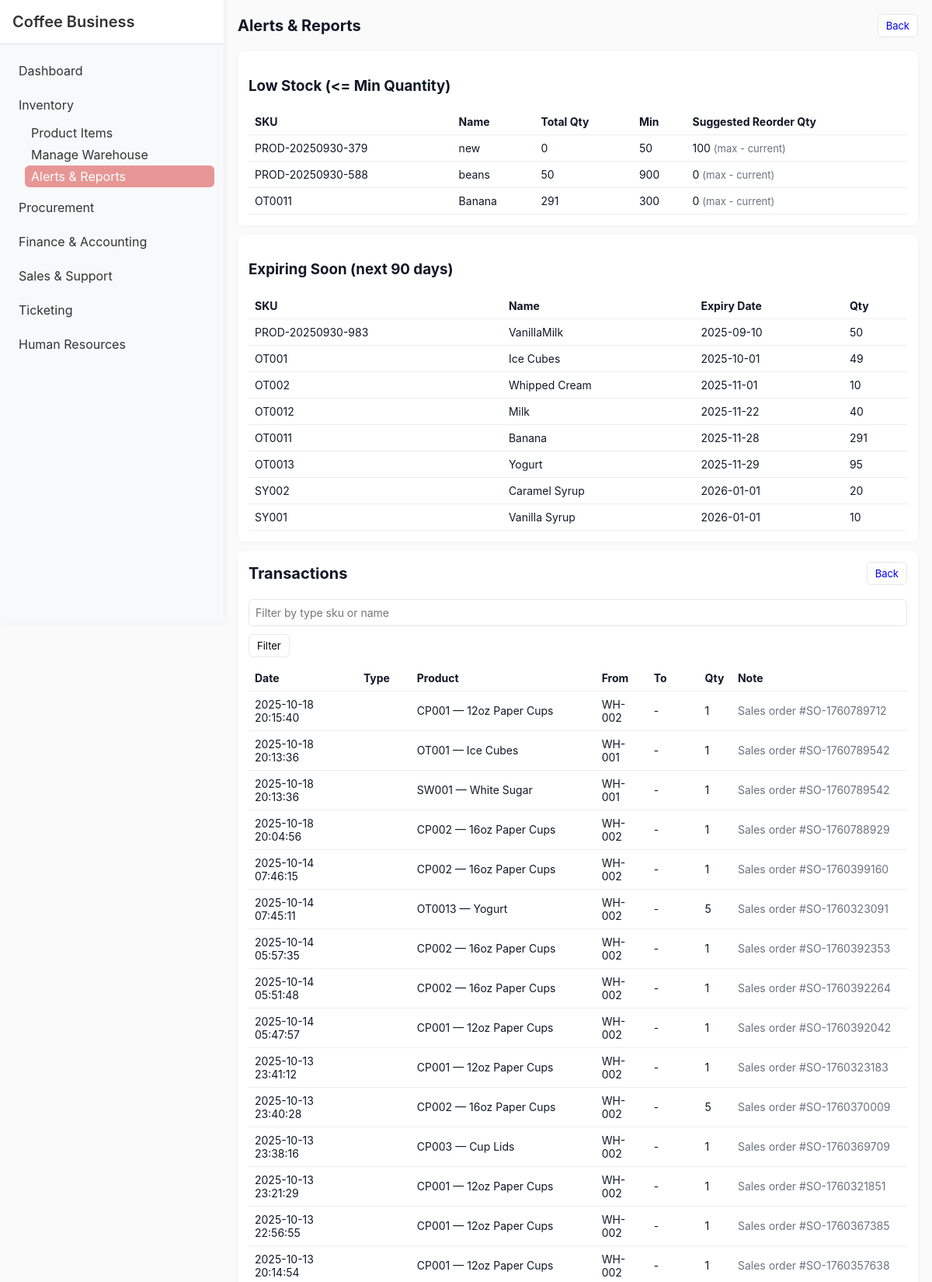
The app's page /Module1/alerts.php (upper part) with its own data.
### tables this page shows
CREATE TABLE `products` (
  `id` int(11) NOT NULL,
  `sku` varchar(50) NOT NULL,
  `name` varchar(255) NOT NULL,
  `description` text DEFAULT NULL,
  `category` varchar(100) DEFAULT NULL,
  `unit` varchar(30) DEFAULT 'pcs',
  `expiration_date` date DEFAULT NULL,
  `min_qty` int(11) DEFAULT 0,
  `max_qty` int(11) DEFAULT 0,
  `created_at` timestamp NOT NULL DEFAULT current_timestamp(),
  `updated_at` timestamp NULL DEFAULT NULL ON UPDATE current_timestamp(),
  `warehouse_id` int(11) DEFAULT NULL,
  `total_quantity` int(11) DEFAULT 0,
  `unit_price` decimal(10,2) DEFAULT NULL
);

CREATE TABLE `stock_transactions` (
  `id` int(11) NOT NULL,
  `product_id` int(11) NOT NULL,
  `location_from` int(11) DEFAULT NULL,
  `location_to` int(11) DEFAULT NULL,
  `qty` int(11) NOT NULL,
  `type` enum('stock-in','stock-out','transfer') NOT NULL,
  `reference` varchar(50) DEFAULT NULL,
  `note` text DEFAULT NULL,
  `trans_date` datetime DEFAULT current_timestamp(),
  `user_name` varchar(100) DEFAULT 'system',
  `expiration_date` date DEFAULT NULL,
  `reference_id` int(11) DEFAULT NULL,
  `reference_type` enum('po','gr','transfer','adjustment') DEFAULT NULL
);

CREATE TABLE `locations` (
  `id` int(11) NOT NULL,
  `code` varchar(50) NOT NULL,
  `name` varchar(255) NOT NULL,
  `description` text DEFAULT NULL,
  `created_at` timestamp NOT NULL DEFAULT current_timestamp()
);

### Module1/alerts.php (the view, shortened to what this page needs)
<?php
require '../db.php';
$sql = "SELECT p.id, p.sku, p.name, p.min_qty, p.max_qty, IFNULL(SUM(pl.quantity),0) AS total_qty
        FROM products p
        LEFT JOIN product_locations pl ON pl.product_id = p.id
        GROUP BY p.id
        HAVING total_qty <= p.min_qty
        ORDER BY total_qty ASC";
$low = $pdo->query($sql)->fetchAll(PDO::FETCH_ASSOC);
$stmt = $pdo->prepare("SELECT p.id,p.sku,p.name,p.expiration_date,IFNULL(SUM(pl.quantity),0) AS total_qty
    FROM products p
    LEFT JOIN product_locations pl ON pl.product_id = p.id
    WHERE p.expiration_date IS NOT NULL AND p.expiration_date <= DATE_ADD(CURDATE(), INTERVAL 90 DAY)
    GROUP BY p.id
    ORDER BY p.expiration_date ASC");
$stmt->execute();
$expiring = $stmt->fetchAll(PDO::FETCH_ASSOC);
$filter = $_GET['filter'] ?? '';
$sql = "SELECT t.*, p.sku, p.name AS product_name,
    lf.code AS from_code, lt.code AS to_code
    FROM stock_transactions t
    JOIN products p ON p.id = t.product_id
    LEFT JOIN locations lf ON lf.id = t.location_from
    LEFT JOIN locations lt ON lt.id = t.location_to
    WHERE 1 ";
$params = [];
$sql .= " ORDER BY t.trans_date DESC LIMIT 200";
$stmt = $pdo->prepare($sql);
$stmt->execute($params);
$logs = $stmt->fetchAll(PDO::FETCH_ASSOC);
?>
<!doctype html>
<html>
    <head>
        <link rel="stylesheet" href="styles.css">
    </head>
<body>
  <?php include '../shared/sidebar.php'; ?>
  <div class="container" style="margin-left: 18rem;">
    <div class="header">
        <h1>Alerts & Reports</h1>
        <a class="btn" href="<?php echo BASE_URL; ?>Module1/index.php">Back</a>
    </div>
    <div class="card">
        <h3>Low Stock (<= Min Quantity)</h3>
        <?php if (count($low) === 0): ?>
            <div class="small">No low stock items.</div>
        <?php else: ?>
            <table class="table">
                <thead>
                    <tr>
                        <th>SKU</th>
                        <th>Name</th>
                        <th>Total Qty</th>
                        <th>Min</th>
                        <th>Suggested Reorder Qty</th>
                    </tr>
                </thead>
                <tbody>
                    <?php foreach($low as $l):
                        $suggest = max( ($l['max_qty'] - $l['total_qty']), 0);
                    ?>
                        <tr>
                            <td><?php echo htmlspecialchars($l['sku'])?></td>
                            <td><?php echo htmlspecialchars($l['name'])?></td>
                            <td><?php echo (int)$l['total_qty']?></td>
                            <td><?php echo (int)$l['min_qty']?></td>
                            <td><?php echo (int)$suggest?> <span class="small"> (max - current)</span></td>
                        </tr>
                    <?php endforeach; ?>
                </tbody>
            </table>
        <?php endif; ?>
    </div>
    <div class="card">
        <h3>Expiring Soon (next 90 days)</h3>
        <?php if (count($expiring) === 0): ?>
            <div class="small">No items expiring soon.</div>
        <?php else: ?>
            <table class="table">
                <thead>
                    <tr>
                        <th>SKU</th>
                        <th>Name</th>
                        <th>Expiry Date</th>
                        <th>Qty</th>
                    </tr>
                </thead>
                <tbody>
                    <?php foreach($expiring as $e): ?>
                        <tr>
                            <td><?php echo htmlspecialchars($e['sku'])?></td>
                            <td><?php echo htmlspecialchars($e['name'])?></td>
                            <td><?php echo htmlspecialchars($e['expiration_date'])?></td>
                            <td><?php echo (int)$e['total_qty']?></td>
                        </tr>
                    <?php endforeach; ?>
                </tbody>
            </table>
        <?php endif; ?>
    </div>
    <div class="card">
        <div class="header">
            <h1>Transactions</h1>
            <div>
                <a class="btn" href="<?php echo BASE_URL; ?>Module1/index.php">Back</a>
            </div>
        </div>
        <form method="get" class="form-row">
            <input class="input" name="filter" placeholder="Filter by type sku or name" value="<?php echo htmlspecialchars($filter) ?>">
            <button class="btn" type="submit">Filter</button>
        </form>
        <table class="table">
            <thead>
                <tr>
                    <th>Date</th>
                    <th>Type</th>
                    <th>Product</th>
                    <th>From</th>
                    <th>To</th>
                    <th>Qty</th>
                    <th>Note</th>
                </tr>
            </thead>
            <tbody>
                <?php foreach($logs as $l): ?>
                    <tr>
                        <td><?php echo htmlspecialchars($l['trans_date'])?></td>
                        <td><?php echo htmlspecialchars($l['type'])?></td>
                        <td><?php echo htmlspecialchars($l['sku'].' — '.$l['product_name'])?></td>
                        <td><?php echo htmlspecialchars($l['from_code'] ?? '-')?></td>
                        <td><?php echo htmlspecialchars($l['to_code'] ?? '-')?></td>
                        <td><?php echo (int)$l['qty']?></td>
                        <td class="small"><?php echo htmlspecialchars($l['note'])?></td>
                    </tr>
                <?php endforeach; ?>
            </tbody>
        </table>
    </div>
  </div>
</body>
</html>

### Module1/styles.css (style rules this page uses)
:root { --bg: #fafafa; --card: #ffffff; --muted: #6b7280; --accent: #111827; }
* { box-sizing: border-box; font-family: Inter, Segoe UI, Arial, Helvetica, sans-serif; }
body { background: var(--bg); color: var(--accent); margin: 0; padding: 18px; }
.container { max-width: 1100px; margin: 0 auto; }
.header { display: flex; justify-content: space-between; align-items: center; margin-bottom: 18px; }
h1 { margin: 0; font-size: 20px; }
.card { background: var(--card); padding: 14px; border-radius: 8px; box-shadow: 0 1px 4px rgba(16, 24, 40, 0.04); margin-bottom: 12px; }
.table { width: 100%; border-collapse: collapse; }
.table th, .table td { padding: 8px; border-bottom: 1px solid #eee; text-align: left; font-size: 14px; }
.actions a, .btn { text-decoration: none; padding: 6px 10px; border-radius: 6px; border: 1px solid #e5e7eb; background: #fff; display: inline-block; font-size: 13px; }
.form-row { display: flex; gap: 10px; flex-wrap: wrap; margin-bottom: 10px; }
.input, select, textarea { padding: 8px; border: 1px solid #e5e7eb; border-radius: 6px; width: 100%; font-size: 14px; }
.small { font-size: 13px; color: var(--muted); }

### records on screen
products: sku "PROD-20250930-379", name "new", total_qty "0", min_qty "50", max_qty "100"
products: sku "PROD-20250930-588", name "beans", total_qty "50", min_qty "900", max_qty "0"
products: sku "OT0011", name "Banana", total_qty "291", min_qty "300", max_qty "0", expiration_date "2025-11-28"
products: sku "PROD-20250930-983", name "VanillaMilk", expiration_date "2025-09-10", total_qty "50"
products: sku "OT001", name "Ice Cubes", expiration_date "2025-10-01", total_qty "49"
products: sku "OT002", name "Whipped Cream", expiration_date "2025-11-01", total_qty "10"
products: sku "OT0012", name "Milk", expiration_date "2025-11-22", total_qty "40"
products: sku "OT0013", name "Yogurt", expiration_date "2025-11-29", total_qty "95"
products: sku "SY002", name "Caramel Syrup", expiration_date "2026-01-01", total_qty "20"
products: sku "SY001", name "Vanilla Syrup", expiration_date "2026-01-01", total_qty "10"
stock_transactions: trans_date "2025-10-18 20:15:40", product.name "CP001 — 12oz Paper Cups", location_from.code "WH-002", to_code "-", qty "1", note "Sales order #SO-1760789712"
stock_transactions: trans_date "2025-10-18 20:13:36", product.name "OT001 — Ice Cubes", location_from.code "WH-001", to_code "-", qty "1", note "Sales order #SO-1760789542"
stock_transactions: trans_date "2025-10-18 20:13:36", product.name "SW001 — White Sugar", location_from.code "WH-001", to_code "-", qty "1", note "Sales order #SO-1760789542"
stock_transactions: trans_date "2025-10-18 20:04:56", product.name "CP002 — 16oz Paper Cups", location_from.code "WH-002", to_code "-", qty "1", note "Sales order #SO-1760788929"
stock_transactions: trans_date "2025-10-14 07:46:15", product.name "CP002 — 16oz Paper Cups", location_from.code "WH-002", to_code "-", qty "1", note "Sales order #SO-1760399160"
stock_transactions: trans_date "2025-10-14 07:45:11", product.name "OT0013 — Yogurt", location_from.code "WH-002", to_code "-", qty "5", note "Sales order #SO-1760323091"
stock_transactions: trans_date "2025-10-14 05:57:35", product.name "CP002 — 16oz Paper Cups", location_from.code "WH-002", to_code "-", qty "1", note "Sales order #SO-1760392353"
stock_transactions: trans_date "2025-10-14 05:51:48", product.name "CP002 — 16oz Paper Cups", location_from.code "WH-002", to_code "-", qty "1", note "Sales order #SO-1760392264"
stock_transactions: trans_date "2025-10-14 05:47:57", product.name "CP001 — 12oz Paper Cups", location_from.code "WH-002", to_code "-", qty "1", note "Sales order #SO-1760392042"
stock_transactions: trans_date "2025-10-13 23:41:12", product.name "CP001 — 12oz Paper Cups", location_from.code "WH-002", to_code "-", qty "1", note "Sales order #SO-1760323183"
stock_transactions: trans_date "2025-10-13 23:40:28", product.name "CP002 — 16oz Paper Cups", location_from.code "WH-002", to_code "-", qty "5", note "Sales order #SO-1760370009"
stock_transactions: trans_date "2025-10-13 23:38:16", product.name "CP003 — Cup Lids", location_from.code "WH-002", to_code "-", qty "1", note "Sales order #SO-1760369709"
stock_transactions: trans_date "2025-10-13 23:21:29", product.name "CP001 — 12oz Paper Cups", location_from.code "WH-002", to_code "-", qty "1", note "Sales order #SO-1760321851"
stock_transactions: trans_date "2025-10-13 22:56:55", product.name "CP001 — 12oz Paper Cups", location_from.code "WH-002", to_code "-", qty "1", note "Sales order #SO-1760367385"
stock_transactions: trans_date "2025-10-13 20:14:54", product.name "CP001 — 12oz Paper Cups", location_from.code "WH-002", to_code "-", qty "1", note "Sales order #SO-1760357638"
